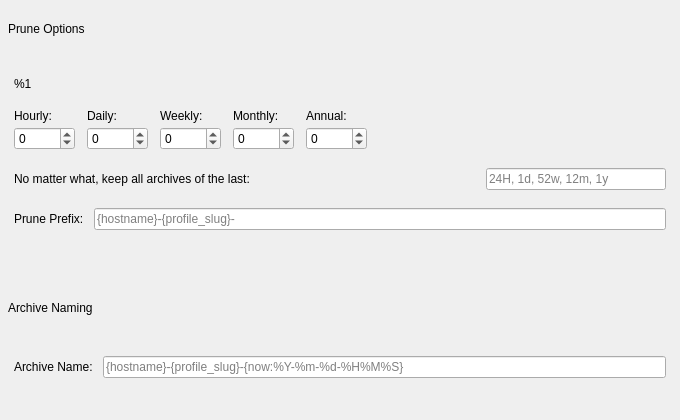
<?xml version="1.0" encoding="UTF-8"?>
<ui version="4.0">
 <class>Form</class>
 <widget class="QWidget" name="RetentionPage">
  <property name="geometry">
   <rect>
    <x>0</x>
    <y>0</y>
    <width>680</width>
    <height>420</height>
   </rect>
  </property>
  <layout class="QVBoxLayout" name="retentionLayout">
   <property name="spacing">
    <number>8</number>
   </property>
   <property name="leftMargin">
    <number>0</number>
   </property>
   <property name="topMargin">
    <number>0</number>
   </property>
   <property name="rightMargin">
    <number>0</number>
   </property>
   <property name="bottomMargin">
    <number>12</number>
   </property>
   <item>
    <widget class="QLabel" name="pruneTitle">
     <property name="text">
      <string>Prune Options</string>
     </property>
     <property name="textStyle" stdset="0">
      <string>headline</string>
     </property>
     <property name="indent">
      <number>8</number>
     </property>
    </widget>
   </item>
   <item>
    <widget class="FormSection" name="pruneSection">
     <layout class="QVBoxLayout" name="verticalLayout_4">
      <property name="spacing">
       <number>18</number>
      </property>
      <property name="leftMargin">
       <number>14</number>
      </property>
      <property name="topMargin">
       <number>12</number>
      </property>
      <property name="rightMargin">
       <number>14</number>
      </property>
      <property name="bottomMargin">
       <number>12</number>
      </property>
      <item>
       <widget class="QLabel" name="pruningHelpLabel">
        <property name="text">
         <string notr="true">&lt;html&gt;&lt;head/&gt;&lt;body&gt;&lt;p&gt;%1&lt;/p&gt;&lt;/body&gt;&lt;/html&gt;</string>
        </property>
        <property name="wordWrap">
         <bool>true</bool>
        </property>
        <property name="openExternalLinks">
         <bool>true</bool>
        </property>
        <property name="textStyle" stdset="0">
         <string>subheadline</string>
        </property>
        <property name="textRole" stdset="0">
         <string>secondary</string>
        </property>
       </widget>
      </item>
      <item>
       <layout class="QGridLayout" name="horizontalLayout_7">
        <property name="horizontalSpacing">
         <number>12</number>
        </property>
        <property name="verticalSpacing">
         <number>4</number>
        </property>
        <item row="0" column="0">
         <widget class="QLabel" name="label_6">
          <property name="text">
           <string>Hourly:</string>
          </property>
          <property name="textStyle" stdset="0">
           <string>subheadline</string>
          </property>
          <property name="textRole" stdset="0">
           <string>secondary</string>
          </property>
         </widget>
        </item>
        <item row="1" column="0">
         <widget class="QSpinBox" name="prune_hour">
          <property name="toolTip">
           <string>Use -1 for unlimited</string>
          </property>
          <property name="minimum">
           <number>-1</number>
          </property>
          <property name="maximum">
           <number>65535</number>
          </property>
         </widget>
        </item>
        <item row="0" column="1">
         <widget class="QLabel" name="label_7">
          <property name="text">
           <string>Daily:</string>
          </property>
          <property name="textStyle" stdset="0">
           <string>subheadline</string>
          </property>
          <property name="textRole" stdset="0">
           <string>secondary</string>
          </property>
         </widget>
        </item>
        <item row="1" column="1">
         <widget class="QSpinBox" name="prune_day">
          <property name="toolTip">
           <string>Use -1 for unlimited</string>
          </property>
          <property name="minimum">
           <number>-1</number>
          </property>
          <property name="maximum">
           <number>65535</number>
          </property>
         </widget>
        </item>
        <item row="0" column="2">
         <widget class="QLabel" name="label_8">
          <property name="text">
           <string>Weekly:</string>
          </property>
          <property name="textStyle" stdset="0">
           <string>subheadline</string>
          </property>
          <property name="textRole" stdset="0">
           <string>secondary</string>
          </property>
         </widget>
        </item>
        <item row="1" column="2">
         <widget class="QSpinBox" name="prune_week">
          <property name="toolTip">
           <string>Use -1 for unlimited</string>
          </property>
          <property name="minimum">
           <number>-1</number>
          </property>
          <property name="maximum">
           <number>65535</number>
          </property>
         </widget>
        </item>
        <item row="0" column="3">
         <widget class="QLabel" name="label_9">
          <property name="text">
           <string>Monthly:</string>
          </property>
          <property name="textStyle" stdset="0">
           <string>subheadline</string>
          </property>
          <property name="textRole" stdset="0">
           <string>secondary</string>
          </property>
         </widget>
        </item>
        <item row="1" column="3">
         <widget class="QSpinBox" name="prune_month">
          <property name="toolTip">
           <string>Use -1 for unlimited</string>
          </property>
          <property name="minimum">
           <number>-1</number>
          </property>
          <property name="maximum">
           <number>65535</number>
          </property>
         </widget>
        </item>
        <item row="0" column="4">
         <widget class="QLabel" name="label_10">
          <property name="text">
           <string>Annual:</string>
          </property>
          <property name="textStyle" stdset="0">
           <string>subheadline</string>
          </property>
          <property name="textRole" stdset="0">
           <string>secondary</string>
          </property>
         </widget>
        </item>
        <item row="1" column="4">
         <widget class="QSpinBox" name="prune_year">
          <property name="toolTip">
           <string>Use -1 for unlimited</string>
          </property>
          <property name="minimum">
           <number>-1</number>
          </property>
          <property name="maximum">
           <number>65535</number>
          </property>
         </widget>
        </item>
        <item row="0" column="5" rowspan="2">
         <spacer name="pruneSpinSpacer">
          <property name="orientation">
           <enum>Qt::Horizontal</enum>
          </property>
          <property name="sizeHint" stdset="0">
           <size>
            <width>0</width>
            <height>0</height>
           </size>
          </property>
         </spacer>
        </item>
       </layout>
      </item>
      <item>
       <layout class="QHBoxLayout" name="horizontalLayout_2">
        <property name="spacing">
         <number>10</number>
        </property>
        <item>
         <widget class="QLabel" name="label_2">
          <property name="text">
           <string>No matter what, keep all archives of the last:</string>
          </property>
         </widget>
        </item>
        <item>
         <spacer name="keepWithinSpacer">
          <property name="orientation">
           <enum>Qt::Horizontal</enum>
          </property>
          <property name="sizeHint" stdset="0">
           <size>
            <width>0</width>
            <height>0</height>
           </size>
          </property>
         </spacer>
        </item>
        <item>
         <widget class="QLineEdit" name="prune_keep_within">
          <property name="maximumSize">
           <size>
            <width>180</width>
            <height>16777215</height>
           </size>
          </property>
          <property name="toolTip">
           <string>“&lt;int&gt;&lt;char&gt;”, where char is “H”, “d”, “w”, “m”, “y”</string>
          </property>
          <property name="placeholderText">
           <string>24H, 1d, 52w, 12m, 1y</string>
          </property>
         </widget>
        </item>
       </layout>
      </item>
      <item>
       <layout class="QGridLayout" name="gridLayout_2">
        <property name="horizontalSpacing">
         <number>10</number>
        </property>
        <property name="verticalSpacing">
         <number>4</number>
        </property>
        <item row="0" column="0">
         <widget class="QLabel" name="label_4">
          <property name="text">
           <string>Prune Prefix:</string>
          </property>
         </widget>
        </item>
        <item row="0" column="1">
         <widget class="QLineEdit" name="prunePrefixTemplate">
          <property name="toolTip">
           <string>Available variables: hostname, fqdn, profile_id, profile_slug, now, utc_now, user</string>
          </property>
          <property name="placeholderText">
           <string>{hostname}-{profile_slug}-</string>
          </property>
          <property name="textStyle" stdset="0">
           <string>monospace</string>
          </property>
         </widget>
        </item>
        <item row="1" column="1">
         <widget class="QLabel" name="prunePrefixPreview">
          <property name="textStyle" stdset="0">
           <string>subheadline</string>
          </property>
          <property name="textRole" stdset="0">
           <string>secondary</string>
          </property>
          <property name="textInteractionFlags">
           <set>Qt::TextSelectableByMouse</set>
          </property>
         </widget>
        </item>
       </layout>
      </item>
     </layout>
    </widget>
   </item>
   <item>
    <spacer name="sectionSpacer">
     <property name="orientation">
      <enum>Qt::Vertical</enum>
     </property>
     <property name="sizeType">
      <enum>QSizePolicy::Fixed</enum>
     </property>
     <property name="sizeHint" stdset="0">
      <size>
       <width>0</width>
       <height>12</height>
      </size>
     </property>
    </spacer>
   </item>
   <item>
    <widget class="QLabel" name="namingTitle">
     <property name="text">
      <string>Archive Naming</string>
     </property>
     <property name="textStyle" stdset="0">
      <string>headline</string>
     </property>
     <property name="indent">
      <number>8</number>
     </property>
    </widget>
   </item>
   <item>
    <widget class="FormSection" name="namingSection">
     <layout class="QGridLayout" name="gridLayout_4">
      <property name="leftMargin">
       <number>14</number>
      </property>
      <property name="topMargin">
       <number>12</number>
      </property>
      <property name="rightMargin">
       <number>14</number>
      </property>
      <property name="bottomMargin">
       <number>12</number>
      </property>
      <property name="horizontalSpacing">
       <number>10</number>
      </property>
      <property name="verticalSpacing">
       <number>4</number>
      </property>
      <item row="0" column="0">
       <widget class="QLabel" name="label_3">
        <property name="text">
         <string>Archive Name:</string>
        </property>
       </widget>
      </item>
      <item row="0" column="1">
       <widget class="QLineEdit" name="archiveNameTemplate">
        <property name="toolTip">
         <string>Available variables: hostname, fqdn, profile_id, profile_slug, now, utc_now, user</string>
        </property>
        <property name="placeholderText">
         <string>{hostname}-{profile_slug}-{now:%Y-%m-%d-%H%M%S}</string>
        </property>
        <property name="textStyle" stdset="0">
         <string>monospace</string>
        </property>
       </widget>
      </item>
      <item row="1" column="1">
       <widget class="QLabel" name="archiveNamePreview">
        <property name="textStyle" stdset="0">
         <string>subheadline</string>
        </property>
        <property name="textRole" stdset="0">
         <string>secondary</string>
        </property>
        <property name="textInteractionFlags">
         <set>Qt::TextSelectableByMouse</set>
        </property>
       </widget>
      </item>
     </layout>
    </widget>
   </item>
  </layout>
 </widget>
 <customwidgets>
  <customwidget>
   <class>FormSection</class>
   <extends>QFrame</extends>
   <header>vorta.views.partials.form_section</header>
   <container>1</container>
  </customwidget>
 </customwidgets>
 <resources/>
 <connections/>
</ui>
